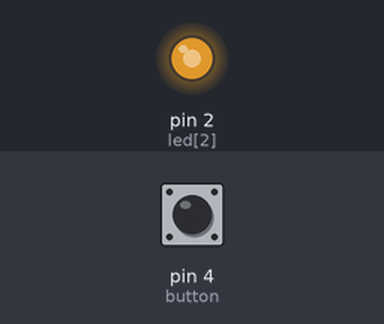
A sketch run on a simulated Arduino Uno, built with avr-gcc and run on an emulated ATmega328P. Parts: output pins drawn as LEDs (lit = HIGH). The test bench sets the inputs (shaded band); at power-on: pin 4 (button) HIGH. Pins used as bus, display or sensor lines are not drawn.

Above: at 1.2 s.
1.3 s: pin 4 (button) pulled LOW for 0.15 s
At 1.42 s:
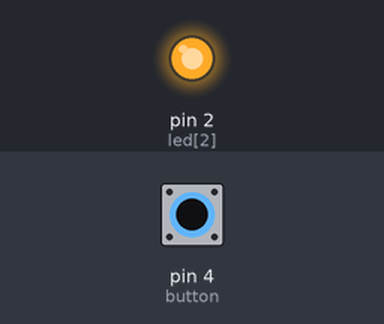
2.9 s: pin 4 (button) pulled LOW for 1 s
At 4.3 s:
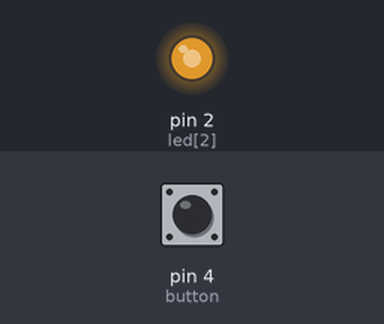
5.4 s: pin 4 (button) pulled LOW for 3.2 s
At 6.7 s:
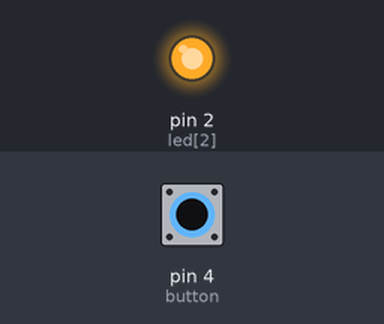
10.1 s: pin 4 (button) pulled LOW for 3.2 s
At 13.22 s:
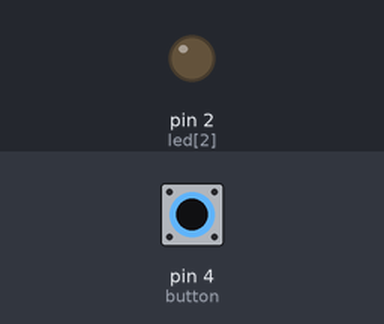
Timing chart, 0 to 14.8 s (numbered marks = the images above; inputs shaded):
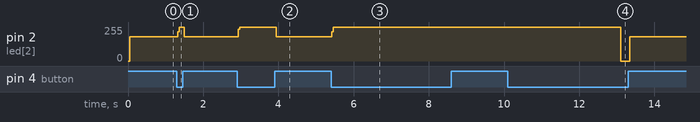

Measured:
- after the input at 1.3 s, pin 2 (led[2]): 183/255 → 255/255 at once, → 183/255 0.17 s later
- after the input at 2.9 s, pin 2 (led[2]): 183/255 → 255/255 at once, → 183/255 1.0 s later
- after the input at 5.4 s, pin 2 (led[2]): 183/255 → 255/255 at once
- after the input at 10.1 s, pin 2 (led[2]): 255/255 → 0/255 after 3.0 s, → 183/255 0.24 s later

The sketch:

DyaDya_Jenya_working.ino
```cpp
#define button 4
int led [3] = {0, 1, 2};              // Пины светодиодов: красный, жёлтый, зелёный
long int Time [2] = {0, 0};           // Время: входа в цикл, нажатия кнопки
bool but [2] = {0, 0};                // Состояние кнопки: ново, старое
bool work = true;                     // Состояние аварийного режима
bool ryg [3] = {0, 0, 0};             // Сигнал светодиодов: красный, жёлтый, зелёный

void checkButon() {
  but[1] = but[0];
  but[0] = !digitalRead(button);
  if (but[0] and but[0] != but[1]) {
    Time[1] = millis() + 3000;
    ryg[2] = 1;
  }
  if (not(but[0]) and but[0] != but[1]) {
    ryg[2] = 0;
  }
}

void crash() {
  if (but[0] and Time[0] > Time[1] and work) {   // Включение Аварийного режима
    work = not(work);
    ryg[1] = not(ryg[1]);
    ryg[2] = 0;

  }
  if (digitalRead(button)) {
    work = true;
  }
  if (ryg[1] == 0) {
    digitalWrite(led[2], ryg[2]);
  }
  digitalWrite(led[1], ryg[1]);
}

void act() {
  digitalWrite(led[2], 1);
}

void setup() {
  Serial.begin(9600);
  pinMode(button, INPUT_PULLUP);
  pinMode(led[0], OUTPUT);
  pinMode(led[1], OUTPUT);
  pinMode(led[2], OUTPUT);
}

void loop() {
  Time[0] = millis();                            // Время входа в цикл
  checkButon();                                  // Проверка состояния кнопки
  crash();                                       // Включение аварийного режима
  if (work){
    act ();                                      // Работа в штатном режиме
  }
}
```
